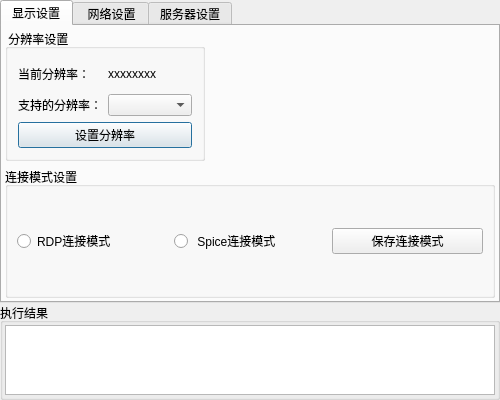
<?xml version="1.0" encoding="UTF-8"?>
<ui version="4.0">
 <class>SettingDialog</class>
 <widget class="QDialog" name="SettingDialog">
  <property name="geometry">
   <rect>
    <x>0</x>
    <y>0</y>
    <width>500</width>
    <height>400</height>
   </rect>
  </property>
  <property name="minimumSize">
   <size>
    <width>500</width>
    <height>400</height>
   </size>
  </property>
  <property name="maximumSize">
   <size>
    <width>500</width>
    <height>400</height>
   </size>
  </property>
  <property name="windowTitle">
   <string>系统设置</string>
  </property>
  <property name="autoFillBackground">
   <bool>true</bool>
  </property>
  <property name="styleSheet">
   <string notr="true"/>
  </property>
  <layout class="QVBoxLayout" name="verticalLayout">
   <property name="spacing">
    <number>0</number>
   </property>
   <property name="leftMargin">
    <number>0</number>
   </property>
   <property name="topMargin">
    <number>0</number>
   </property>
   <property name="rightMargin">
    <number>0</number>
   </property>
   <property name="bottomMargin">
    <number>0</number>
   </property>
   <item>
    <widget class="QTabWidget" name="tabWidget">
     <property name="styleSheet">
      <string notr="true"/>
     </property>
     <property name="currentIndex">
      <number>0</number>
     </property>
     <widget class="QWidget" name="systemSettingTab">
      <property name="enabled">
       <bool>true</bool>
      </property>
      <property name="styleSheet">
       <string notr="true"/>
      </property>
      <attribute name="title">
       <string>显示设置</string>
      </attribute>
      <layout class="QHBoxLayout" name="horizontalLayout">
       <property name="leftMargin">
        <number>1</number>
       </property>
       <property name="topMargin">
        <number>1</number>
       </property>
       <property name="rightMargin">
        <number>1</number>
       </property>
       <property name="bottomMargin">
        <number>1</number>
       </property>
       <item>
        <layout class="QVBoxLayout" name="verticalLayout_12">
         <property name="leftMargin">
          <number>2</number>
         </property>
         <property name="topMargin">
          <number>2</number>
         </property>
         <property name="rightMargin">
          <number>2</number>
         </property>
         <property name="bottomMargin">
          <number>2</number>
         </property>
         <item>
          <widget class="QGroupBox" name="groupBox">
           <property name="maximumSize">
            <size>
             <width>200</width>
             <height>150</height>
            </size>
           </property>
           <property name="styleSheet">
            <string notr="true"/>
           </property>
           <property name="title">
            <string> 分辨率设置</string>
           </property>
           <layout class="QVBoxLayout" name="verticalLayout_7">
            <property name="leftMargin">
             <number>10</number>
            </property>
            <property name="topMargin">
             <number>10</number>
            </property>
            <property name="rightMargin">
             <number>10</number>
            </property>
            <property name="bottomMargin">
             <number>10</number>
            </property>
            <item>
             <layout class="QVBoxLayout" name="verticalLayout_2">
              <item>
               <layout class="QHBoxLayout" name="horizontalLayout_15">
                <item>
                 <widget class="QLabel" name="label">
                  <property name="text">
                   <string>当前分辨率：</string>
                  </property>
                 </widget>
                </item>
                <item>
                 <widget class="QLabel" name="currentResolutionRatio">
                  <property name="text">
                   <string>xxxxxxxx</string>
                  </property>
                 </widget>
                </item>
               </layout>
              </item>
              <item>
               <layout class="QHBoxLayout" name="horizontalLayout_14">
                <item>
                 <widget class="QLabel" name="label_2">
                  <property name="text">
                   <string>支持的分辨率：</string>
                  </property>
                 </widget>
                </item>
                <item>
                 <widget class="QComboBox" name="supportResolutionComboBox"/>
                </item>
               </layout>
              </item>
              <item>
               <layout class="QHBoxLayout" name="horizontalLayout_12">
                <item>
                 <widget class="QPushButton" name="setResolutionRatioButton">
                  <property name="text">
                   <string>设置分辨率</string>
                  </property>
                 </widget>
                </item>
               </layout>
              </item>
             </layout>
            </item>
           </layout>
          </widget>
         </item>
         <item>
          <widget class="QGroupBox" name="groupBox_8">
           <property name="title">
            <string>连接模式设置</string>
           </property>
           <layout class="QVBoxLayout" name="verticalLayout_13">
            <item>
             <layout class="QHBoxLayout" name="horizontalLayout_20">
              <item>
               <widget class="QRadioButton" name="rdpConnectRadioButton">
                <property name="text">
                 <string>RDP连接模式</string>
                </property>
               </widget>
              </item>
              <item>
               <widget class="QRadioButton" name="spiceConnectRadioButton">
                <property name="text">
                 <string> Spice连接模式</string>
                </property>
               </widget>
              </item>
              <item>
               <widget class="QPushButton" name="saveConnectModePushButton">
                <property name="text">
                 <string>保存连接模式</string>
                </property>
               </widget>
              </item>
             </layout>
            </item>
           </layout>
          </widget>
         </item>
        </layout>
       </item>
      </layout>
     </widget>
     <widget class="QWidget" name="networkSettingTab">
      <property name="styleSheet">
       <string notr="true"/>
      </property>
      <attribute name="title">
       <string> 网络设置</string>
      </attribute>
      <layout class="QHBoxLayout" name="horizontalLayout_2">
       <property name="leftMargin">
        <number>1</number>
       </property>
       <property name="topMargin">
        <number>1</number>
       </property>
       <property name="rightMargin">
        <number>1</number>
       </property>
       <property name="bottomMargin">
        <number>1</number>
       </property>
       <item>
        <layout class="QVBoxLayout" name="verticalLayout_3">
         <property name="leftMargin">
          <number>2</number>
         </property>
         <property name="topMargin">
          <number>2</number>
         </property>
         <property name="rightMargin">
          <number>2</number>
         </property>
         <property name="bottomMargin">
          <number>2</number>
         </property>
         <item>
          <widget class="QGroupBox" name="groupBox_3">
           <property name="maximumSize">
            <size>
             <width>16777215</width>
             <height>50</height>
            </size>
           </property>
           <property name="styleSheet">
            <string notr="true"/>
           </property>
           <property name="title">
            <string>地址获取方式</string>
           </property>
           <layout class="QHBoxLayout" name="horizontalLayout_11">
            <property name="leftMargin">
             <number>2</number>
            </property>
            <property name="topMargin">
             <number>2</number>
            </property>
            <property name="rightMargin">
             <number>2</number>
            </property>
            <property name="bottomMargin">
             <number>2</number>
            </property>
            <item>
             <layout class="QHBoxLayout" name="horizontalLayout_10">
              <property name="leftMargin">
               <number>9</number>
              </property>
              <property name="topMargin">
               <number>2</number>
              </property>
              <property name="rightMargin">
               <number>9</number>
              </property>
              <property name="bottomMargin">
               <number>2</number>
              </property>
              <item>
               <widget class="QRadioButton" name="networkModeManualRadioButton">
                <property name="text">
                 <string> 手动设置</string>
                </property>
               </widget>
              </item>
              <item>
               <widget class="QRadioButton" name="networkModeAutoRadioButton">
                <property name="text">
                 <string>自动获取</string>
                </property>
               </widget>
              </item>
              <item>
               <widget class="QPushButton" name="refreshIpShowPushButton">
                <property name="text">
                 <string>刷新显示</string>
                </property>
               </widget>
              </item>
              <item>
               <widget class="QPushButton" name="regetIPPushButton">
                <property name="text">
                 <string>重新获取IP</string>
                </property>
               </widget>
              </item>
              <item>
               <widget class="QPushButton" name="setIPAddressModePushButton">
                <property name="text">
                 <string>保存设置</string>
                </property>
               </widget>
              </item>
             </layout>
            </item>
           </layout>
          </widget>
         </item>
         <item>
          <widget class="QGroupBox" name="groupBox_4">
           <property name="styleSheet">
            <string notr="true"/>
           </property>
           <property name="title">
            <string>IP 地址</string>
           </property>
           <layout class="QHBoxLayout" name="horizontalLayout_6">
            <property name="leftMargin">
             <number>9</number>
            </property>
            <property name="topMargin">
             <number>2</number>
            </property>
            <property name="rightMargin">
             <number>9</number>
            </property>
            <property name="bottomMargin">
             <number>2</number>
            </property>
            <item>
             <layout class="QVBoxLayout" name="verticalLayout_6">
              <item>
               <layout class="QHBoxLayout" name="horizontalLayout_3">
                <item>
                 <widget class="QLabel" name="label_3">
                  <property name="text">
                   <string>IP地址：  </string>
                  </property>
                 </widget>
                </item>
                <item>
                 <widget class="QLineEdit" name="ipAddressLineEdit"/>
                </item>
               </layout>
              </item>
              <item>
               <layout class="QHBoxLayout" name="horizontalLayout_4">
                <item>
                 <widget class="QLabel" name="label_4">
                  <property name="text">
                   <string>子网掩码：</string>
                  </property>
                 </widget>
                </item>
                <item>
                 <widget class="QLineEdit" name="netmaskLineEdit"/>
                </item>
               </layout>
              </item>
              <item>
               <layout class="QHBoxLayout" name="horizontalLayout_7">
                <item>
                 <widget class="QLabel" name="label_5">
                  <property name="text">
                   <string>默认网关：</string>
                  </property>
                 </widget>
                </item>
                <item>
                 <widget class="QLineEdit" name="gatewayLineEdit"/>
                </item>
               </layout>
              </item>
              <item>
               <layout class="QHBoxLayout" name="horizontalLayout_9">
                <item>
                 <widget class="QLabel" name="label_6">
                  <property name="text">
                   <string>DNS1：    </string>
                  </property>
                 </widget>
                </item>
                <item>
                 <widget class="QLineEdit" name="dns1LineEdit"/>
                </item>
               </layout>
              </item>
              <item>
               <layout class="QHBoxLayout" name="horizontalLayout_8">
                <item>
                 <widget class="QLabel" name="label_7">
                  <property name="text">
                   <string>DNS2：    </string>
                  </property>
                 </widget>
                </item>
                <item>
                 <widget class="QLineEdit" name="dns2LineEdit"/>
                </item>
               </layout>
              </item>
             </layout>
            </item>
           </layout>
          </widget>
         </item>
         <item>
          <widget class="QGroupBox" name="groupBox_5">
           <property name="styleSheet">
            <string notr="true"/>
           </property>
           <property name="title">
            <string>网络检测</string>
           </property>
           <layout class="QVBoxLayout" name="verticalLayout_9">
            <property name="leftMargin">
             <number>2</number>
            </property>
            <property name="topMargin">
             <number>2</number>
            </property>
            <property name="rightMargin">
             <number>2</number>
            </property>
            <property name="bottomMargin">
             <number>2</number>
            </property>
            <item>
             <layout class="QVBoxLayout" name="verticalLayout_8">
              <item>
               <layout class="QHBoxLayout" name="horizontalLayout_16">
                <item>
                 <widget class="QLabel" name="label_8">
                  <property name="maximumSize">
                   <size>
                    <width>16777215</width>
                    <height>25</height>
                   </size>
                  </property>
                  <property name="text">
                   <string>目标地址：</string>
                  </property>
                 </widget>
                </item>
                <item>
                 <widget class="QLineEdit" name="pingTagetIPAddresslineEdit">
                  <property name="maximumSize">
                   <size>
                    <width>16777215</width>
                    <height>25</height>
                   </size>
                  </property>
                 </widget>
                </item>
                <item>
                 <widget class="QPushButton" name="pingPushButton">
                  <property name="text">
                   <string>PING</string>
                  </property>
                 </widget>
                </item>
               </layout>
              </item>
              <item>
               <layout class="QHBoxLayout" name="horizontalLayout_17"/>
              </item>
             </layout>
            </item>
           </layout>
          </widget>
         </item>
        </layout>
       </item>
      </layout>
     </widget>
     <widget class="QWidget" name="serverSettingTab">
      <attribute name="title">
       <string>服务器设置</string>
      </attribute>
      <layout class="QVBoxLayout" name="verticalLayout_5">
       <property name="leftMargin">
        <number>1</number>
       </property>
       <property name="topMargin">
        <number>1</number>
       </property>
       <property name="rightMargin">
        <number>1</number>
       </property>
       <property name="bottomMargin">
        <number>1</number>
       </property>
       <item>
        <layout class="QVBoxLayout" name="verticalLayout_4">
         <property name="leftMargin">
          <number>2</number>
         </property>
         <property name="topMargin">
          <number>2</number>
         </property>
         <property name="rightMargin">
          <number>2</number>
         </property>
         <property name="bottomMargin">
          <number>2</number>
         </property>
         <item>
          <widget class="QGroupBox" name="groupBox_6">
           <property name="styleSheet">
            <string notr="true"/>
           </property>
           <property name="title">
            <string>服务器地址</string>
           </property>
           <layout class="QVBoxLayout" name="verticalLayout_10">
            <item>
             <layout class="QHBoxLayout" name="horizontalLayout_18">
              <property name="leftMargin">
               <number>5</number>
              </property>
              <property name="topMargin">
               <number>5</number>
              </property>
              <property name="rightMargin">
               <number>5</number>
              </property>
              <property name="bottomMargin">
               <number>5</number>
              </property>
              <item>
               <widget class="QLabel" name="label_9">
                <property name="text">
                 <string>服务器地址：</string>
                </property>
               </widget>
              </item>
              <item>
               <widget class="QLineEdit" name="serverIPAddresslineEdit"/>
              </item>
              <item>
               <widget class="QPushButton" name="saveServerIPAddresspushButton">
                <property name="text">
                 <string> 保存配置</string>
                </property>
               </widget>
              </item>
             </layout>
            </item>
           </layout>
          </widget>
         </item>
         <item>
          <widget class="QGroupBox" name="groupBox_7">
           <property name="styleSheet">
            <string notr="true"/>
           </property>
           <property name="title">
            <string>服务器证书    注意：第一次连接服务器应刷新证书文件</string>
           </property>
           <layout class="QVBoxLayout" name="verticalLayout_11">
            <item>
             <layout class="QVBoxLayout" name="verticalLayout_14">
              <item>
               <widget class="QTextEdit" name="serverCAtextEdit"/>
              </item>
              <item>
               <widget class="QProgressBar" name="progressBar">
                <property name="value">
                 <number>24</number>
                </property>
               </widget>
              </item>
              <item>
               <widget class="QPushButton" name="flushKeyPushButton">
                <property name="text">
                 <string> 刷新证书文件</string>
                </property>
               </widget>
              </item>
             </layout>
            </item>
           </layout>
          </widget>
         </item>
        </layout>
       </item>
       <item>
        <widget class="QGroupBox" name="groupBox_9">
         <property name="title">
          <string>  默认登录账号</string>
         </property>
         <layout class="QHBoxLayout" name="horizontalLayout_5">
          <item>
           <widget class="QCheckBox" name="enableDefaultUsernameCheckBox">
            <property name="text">
             <string> 开启</string>
            </property>
           </widget>
          </item>
          <item>
           <widget class="QLabel" name="label_10">
            <property name="text">
             <string>默认用户名：</string>
            </property>
           </widget>
          </item>
          <item>
           <widget class="QLineEdit" name="defaultUsernameEdit"/>
          </item>
          <item>
           <widget class="QLabel" name="label_11">
            <property name="text">
             <string>默认密码：</string>
            </property>
           </widget>
          </item>
          <item>
           <widget class="QLineEdit" name="defaultPasswordEdit"/>
          </item>
          <item>
           <widget class="QPushButton" name="saveDefaultUsernamePushButton">
            <property name="text">
             <string> 保存</string>
            </property>
           </widget>
          </item>
         </layout>
        </widget>
       </item>
      </layout>
     </widget>
    </widget>
   </item>
   <item>
    <widget class="QGroupBox" name="groupBox_2">
     <property name="title">
      <string>执行结果</string>
     </property>
     <layout class="QHBoxLayout" name="horizontalLayout_13">
      <property name="leftMargin">
       <number>2</number>
      </property>
      <property name="topMargin">
       <number>2</number>
      </property>
      <property name="rightMargin">
       <number>2</number>
      </property>
      <property name="bottomMargin">
       <number>2</number>
      </property>
      <item>
       <widget class="QTextEdit" name="ResultTextEdit">
        <property name="enabled">
         <bool>true</bool>
        </property>
       </widget>
      </item>
     </layout>
    </widget>
   </item>
  </layout>
 </widget>
 <resources/>
 <connections/>
</ui>
